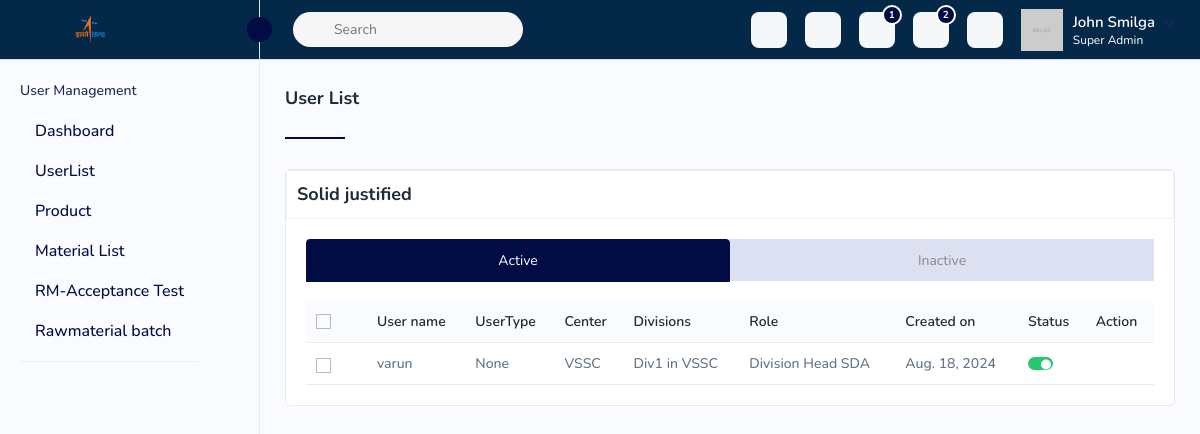
Screenshot of /user/userlist/ with the database file from the repository.
### qdpc_core_models/models/user.py (models this page shows, shortened)
class User(AbstractBaseUser, PermissionsMixin):
    SALUTATION_CHOICES = (
        ('Mr.', 'Mr.'),
        ('Ms.', 'Ms.'),
    )
    username = models.CharField(
        ('username'),
        max_length=254,
        unique=True,
        error_messages={
            'unique':("A user with that username already exists."),
        },
    )
    desired_salutation = models.CharField(max_length=10, choices=SALUTATION_CHOICES, default='Mr.')
    user_id = models.CharField(max_length=255, blank=True, null=True)
    first_name = models.CharField(max_length=30, blank=True)
    last_name = models.CharField(max_length=150, blank=True)
    email = models.EmailField(unique=True)  # Consider adding unique=True
    centre = models.ManyToManyField(Center, related_name='users', blank=True)
    divisions = models.ManyToManyField(Division, related_name='users', blank=True)
    phone_regex = RegexValidator(regex=r'\d{0,20}$', message="Phone number can be blank or in international format.")  # More generic validation
    phone_number = models.CharField(max_length=20, validators=[phone_regex], blank=True)
    date_joined = models.DateField(auto_now_add=True)  # Join date (automatically set)
    is_active = models.BooleanField(default=True)  # Active user status
    role_id = models.CharField(max_length=255, null=True, blank=True)  # Role ID (consider using a separate model for roles)
    usertype = models.ForeignKey(UserType, on_delete=models.CASCADE, blank=True, null=True)
    is_staff = models.BooleanField(default=True)
    is_approved = models.BooleanField(default=True)
    role = models.ManyToManyField(Role, related_name="test_group", verbose_name="Roles", help_text='Hold down "Control", or "Command" on a Mac, to select more than one.')
    USERNAME_FIELD = 'username'
    REQUIRED_FIELDS = ['email']
    objects = UserManager()

### qdpc_core_models/models/center.py (models this page shows, shortened)
class Center(models.Model):
    id = models.AutoField(primary_key=True)
    user_type = models.ForeignKey(UserType, on_delete=models.CASCADE)  # Link to Center
    name = models.CharField(max_length=255)

### qdpc_core_models/models/division.py (models this page shows, shortened)
class Division(models.Model):
    id = models.AutoField(primary_key=True)
    name = models.CharField(max_length=255)
    center = models.ForeignKey(Center, on_delete=models.CASCADE)  # Link to Center
    class Meta:
        verbose_name = 'Division'
        verbose_name_plural = 'Divisions'

### user/views/userlist_view.py (the view, shortened to what this page needs)
# urls.py: path('userlist/',UserListView.as_view(),name='user-list'),
class UserListView(BaseModelViewSet):
    def get(self, request, user_id=None):
        if user_id:
            user_data = self.get_user_data(user_id)
            print(user_data)
            all_divisions = self.get_all_obj(model_name=Division)
            all_roles= self.get_all_obj(model_name=Role)
            all_centres=self.get_all_obj(model_name=Center)
            all_usertypes=self.get_all_obj(model_name=UserType)
            user_data['all_divisions'] = [{'id': division.id, 'name': division.name} for division in all_divisions]
            user_data['all_centres'] = [{'id': centre.id, 'name': centre.name} for centre in all_centres]
            user_data['all_roles'] = [{'id': role.id, 'name': role.name} for role in all_roles]
            user_data['all_usertypes'] = [{'id': usertype.id, 'name': usertype.name} for usertype in all_usertypes]
            return Response({'data': user_data}, status=status.HTTP_200_OK)
        else:
            users = User.objects.all()
            all_roles = self.get_all_obj(model_name=Role)
            context = {
            'users': users,
            'all_roles': [{'id': role.id, 'name': role.name} for role in all_roles]
             }
            return render(request, 'usernewone.html', context)

### qdpc/core/modelviewset.py (called while the page is built)
    def get_all_obj(self,model_name,*args, **kwargs):
        queryset=model_name.objects.all()
        return queryset

### templates/usernewone.html (shortened to what this page needs)
<!DOCTYPE html>
<html lang="en">
    <head>
        {% load static %}
        <link href="https://maxcdn.bootstrapcdn.com/bootstrap/5.3.0/css/bootstrap.min.css" rel="stylesheet">
         <link rel="stylesheet" href="{% static 'assets/css/bootstrap.min.css' %}">
         <link rel="stylesheet" href="{% static 'assets/css/animate.css' %}">
         <link rel="stylesheet" href="{% static 'assets/css/dataTables.bootstrap4.min.css' %}">
         <link rel="stylesheet" href="{% static 'assets/plugins/fontawesome/css/fontawesome.min.css' %}">
         <link rel="stylesheet" href="{% static 'assets/plugins/fontawesome/css/all.min.css' %}">
         <link rel="stylesheet" href="{% static 'assets/css/style2.css' %}">
    </head>
    <body>
        <div class="main-wrapper">
        <div class="header">
             <div class="header-left active">
                <a href="index.html" class="logo logo-normal">
                    <img src="assets/img/esth.png"  alt="">
                </a>
                <a id="toggle_btn" href="javascript:void(0);">
                </a>
            </div>
            <ul class="nav user-menu">
                <li class="nav-item nav-searchinputs">
                    <div class="top-nav-search">
                        <form action="#">
                            <div class="searchinputs">
                                <input type="text" placeholder="Search">
                                <div class="search-addon">
                                    <span><i data-feather="search" class="feather-14"></i></span>
                                </div>
                            </div>
                        </form>
                    </div>
                </li>
                <li class="nav-item dropdown has-arrow flag-nav nav-item-box">
                    <a class="nav-link dropdown-toggle" data-bs-toggle="dropdown" href="javascript:void(0);" role="button">
                    </a>
                </li>
                <li class="nav-item nav-item-box">
                    <a href="javascript:void(0);" id="btnFullscreen">
                    </a>
                </li>
                <li class="nav-item nav-item-box">
                    <a href="email.html">
                        <span class="badge rounded-pill">1</span>
                    </a>
                </li>
                <li class="nav-item dropdown nav-item-box">
                    <a href="javascript:void(0);" class="dropdown-toggle nav-link" data-bs-toggle="dropdown">
                        <span class="badge rounded-pill">2</span>
                    </a>
                </li>
                <li class="nav-item nav-item-box">
                    <a href="generalsettings.html"></a>
                </li>
                <li class="nav-item dropdown has-arrow main-drop">
                    <a href="javascript:void(0);" class="dropdown-toggle nav-link userset" data-bs-toggle="dropdown">
                        <span class="user-info">
                            <span class="user-letter">
                                <img src="assets/img/profiles/avator1.jpg" alt="" class="img-fluid">
                            </span>
                            <span class="user-detail">
                                <span class="user-name">John Smilga</span>
                                <span class="user-role">Super Admin</span>
                            </span>
                        </span>
                    </a>
                </li>
            </ul>
        </div>
        <div class="sidebar" id="sidebar">
            <div class="sidebar-inner slimscroll">
                <div id="sidebar-menu" class="sidebar-menu">
                    <ul>
                        <li class="submenu-open">
                            <h6 class="submenu-hdr">User Management</h6>
                            <ul>
                                <li>
                                    <a href="dashboard.html" ><span>Dashboard</span></a>
                                </li>
                                <li>
                                    <a href="{% url 'user-list' %}" ><span>UserList</span></a>
                                <li>
                                    <a href="product.html" ><span>Product</span></a>
                                </li>
                                <li>
                                    <a href="{% url 'raw-material' %}" ><span>Material List</span></a>
                                </li>
								<li>
                                    <a href="{% url 'raw-material-acceptance-list' %}" ><span>RM-Acceptance Test</span></a>
                                </li>
                                <li>
                                    <a href="{% url 'raw-material-batch-fetch' %}" ><span>Rawmaterial batch</span></a>
                                </li>
                            </ul>
                        </li>
                    </ul>
                </div>
            </div>
        </div>
            <div class="page-wrapper">
                <div class="content">
                    <div class="page-header">
                        <div class="page-title">
                            <h4>User List</h4>
                        </div>
                    </div>
                    <div class="comp-sec-wrapper">
                        <section class="comp-section">
                            <div class="section-header">
                                <div class="line"></div>
                            </div>
                            <div class="row">
                                <div class="col-md-12">
                                    <div class="card bg-white">
                                        <div class="card-header">
                                            <h5 class="card-title">Solid justified</h5>
                                        </div>
                                        <div class="card-body">
                                            <ul class="nav nav-tabs nav-tabs-solid nav-justified">
                                                <li class="nav-item"><a class="nav-link active" href="#solid-justified-tab1" data-bs-toggle="tab">Active</a></li>
                                                <li class="nav-item"><a class="nav-link" href="#solid-justified-tab2" data-bs-toggle="tab">Inactive</a></li>
                                            </ul>
                                            <div class="tab-content">
                                                <div class="tab-pane show active" id="solid-justified-tab1">
                                                    <div class="table-responsive">
                                                        <table class="table  datanew">
                                                            <thead>
                                                                <tr>
                                                                    <th>
                                                                        <label class="checkboxs">
                                                                            <span class="checkmarks"></span>
                                                                        </label>
                                                                    </th>
                                                                    <th>User name </th>
                                                                    <th>UserType</th>
                                                                    <th>Center</th>
                                                                    <th>Divisions</th>
                                                                    <th>Role </th>
                                                                    <th>Created on  </th>
                                                                    <th>Status</th>
                                                                    <th>Action</th>
                                                                </tr>
                                                            </thead>
                                                            <tbody>
                                                                {% for user in users %}
                                                                {% if  user.is_active %}
                                                                <tr>
                                                                    <td>
                                                                        <label class="checkboxs">
                                                                            <span class="checkmarks"></span>
                                                                        </label>
                                                                    </td>
                                                                    <td>{{ user.username }}</td>
                                                                    <td>{{ user.usertype }}</td>
                                                                    <td>
                                                                        {% for cet in user.centre.all %}
                                                                            {{ cet.name }}{% if not forloop.last %}, {% endif %}
                                                                        {% endfor %}
                                                                    </td>
                                                                    <td>
                                                                        {% for div in user.divisions.all %}
                                                                            {{ div.name }}{% if not forloop.last %}, {% endif %}
                                                                        {% endfor %}
                                                                    </td>
                                                                    <td>
                                                                        {% for role in user.role.all %}
                                                                            {{ role.name }}{% if not forloop.last %}, {% endif %}
                                                                        {% endfor %}
                                                                    </td>
                                                                    <td>{{ user.date_joined }}</td>
                                                                    <td>
                                                                        <div class="status-toggle d-flex justify-content-between align-items-center">
                                                                            <label for="user_{{ user.id }}" class="checktoggle">checkbox</label>
                                                                        </div>
                                                                    </td>
                                                                     <td>
                                                                         <a class="me-3 update-user-btn" href="editquotation.html" data-bs-toggle="modal" data-bs-target="#exampleModal"data-user-id="{{ user.id }}">
                                                                            <i class="fa fa-edit"></i>
                                                                            </a>
                                                                    </td>
                                                                </tr>
                                                                {% endif %}
                                                                {% endfor %}
                                                            </tbody>
                                                        </table>
                                                    </div>
                                                </div>
                                            </div>
                                        </div>
                                    </div>
                                </div>
                            </div>
                        </section>
                    </div>
                </div>
            </div>
        </div>
    </body>
</html>

### rows the page displays
User: username "varun", usertype "None", date_joined "Aug. 18, 2024"
Center: name "VSSC"
Division: name "Div1 in VSSC"

### other values shown
{{ role.name }} "Division Head SDA"
